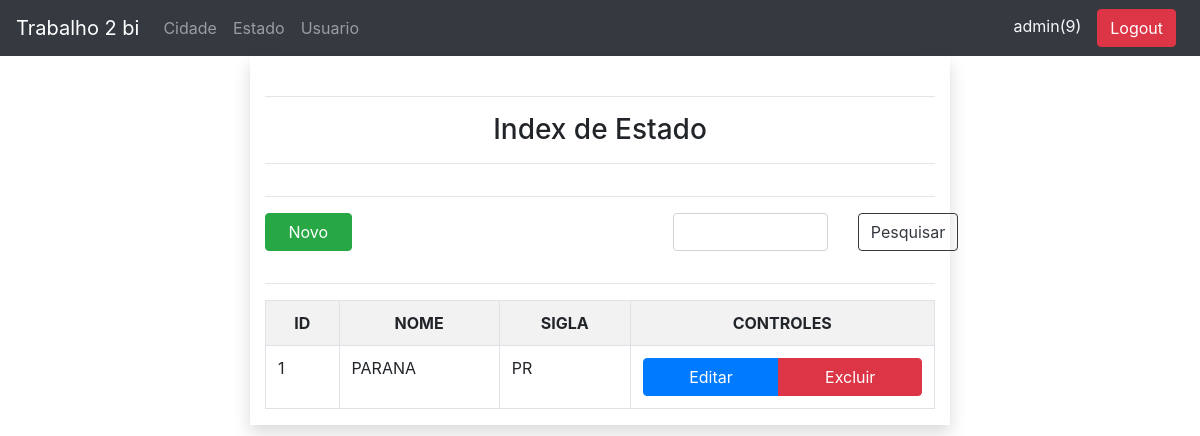
The app's page /FONTES/Estado.php?Pesquisa=PARANA (signed in) with its own data.
### tables this page shows
CREATE TABLE estado(
	idEstado INT NOT NULL PRIMARY KEY AUTO_INCREMENT,
	nome VARCHAR(50),
	sigla VARCHAR(2)
);

### FONTES/Estado.php (the view, shortened to what this page needs)
<?php
	include("include/head.php");
	include("include/top.php");
	include("include/connection/config.php");
	$con = new PDO($connectionString, USER,PASS);
	$sql = "SELECT * FROM estado ORDER BY nome LIMIT 100;";
	if (ISSET($_GET["Pesquisa"])) {
		$sql = "SELECT * FROM estado WHERE nome LIKE '%".$_GET["Pesquisa"]."%' OR sigla LIKE '%".$_GET["Pesquisa"]."%' ORDER BY nome LIMIT 100;";
	}
	$result = $con->query($sql);
?>
<div class="d-flex justify-content-center">
	<div class="form-group shadow col-md-7">
		<div class="form-row mt-4">
			<div class="col-md-12 text-center ">
				<hr>
				<p class="h3">Index de Estado</p>
				<hr>
			</div>
		</div>
		<hr />
		<div class="row	">
			<div class="col-2">
				<div class="btn-group btn-block">
					<a href="CadastroEstado.php" class="btn btn-success">Novo</a>
				</div>
			</div>
			<div class="col-md-10">
				<form action="Estado.php" method="GET">
					<div class="input-group">
						<div class="col-4 offset-6">
							<input type="text" name="Pesquisa" id="Pesquisa" class="form-control ">
						</div>
						<div class="col-2 btn-group btn-block">
							<input type="submit" value="Pesquisar" class="btn btn-outline-dark">
						</div>
					</div>
				</form>
			</div>
		</div>
		<hr />
		<div id="divListaUsuario" class="">
			<table class="table table-responsive-sm table-striped table-hover table-bordered">
				<tr class="text-center">
					<th>
						ID
					</th>
					<th>
						NOME
					</th>
					<th>
						SIGLA
					</th>
					<th>CONTROLES</th>
				</tr>
				<?php
					while ($row = $result-> fetch(PDO::FETCH_OBJ)) {
						echo	"<tr>";
						echo	"<td>";
						echo		$row->idEstado;
						echo	"</td>";
						echo	"<td>";
						echo		$row->nome;
						echo	"</td>";
						echo	"<td>";
						echo		$row->sigla;
						echo	"</td>";
						echo	"<td>";
						echo		"<div class='btn-group btn-block'>";
						echo			"<a href='EditarEstado?id=".$row->idEstado."' class='btn btn-primary'>Editar</a> ";
						echo			"<a href='ExcluirEstado?id=".$row->idEstado."' class='btn btn-danger'>Excluir</a> ";
						echo		"</div>";
						echo	"</td>";
						echo	"</tr>";
					}
				?>
			</table>
		</div>
	</div>
</div>

### records on screen
estado: idEstado "1", nome "PARANA", sigla "PR"

### other values on screen
$_SESSION["user"] "admin"
$_SESSION["nivel"] "9"
